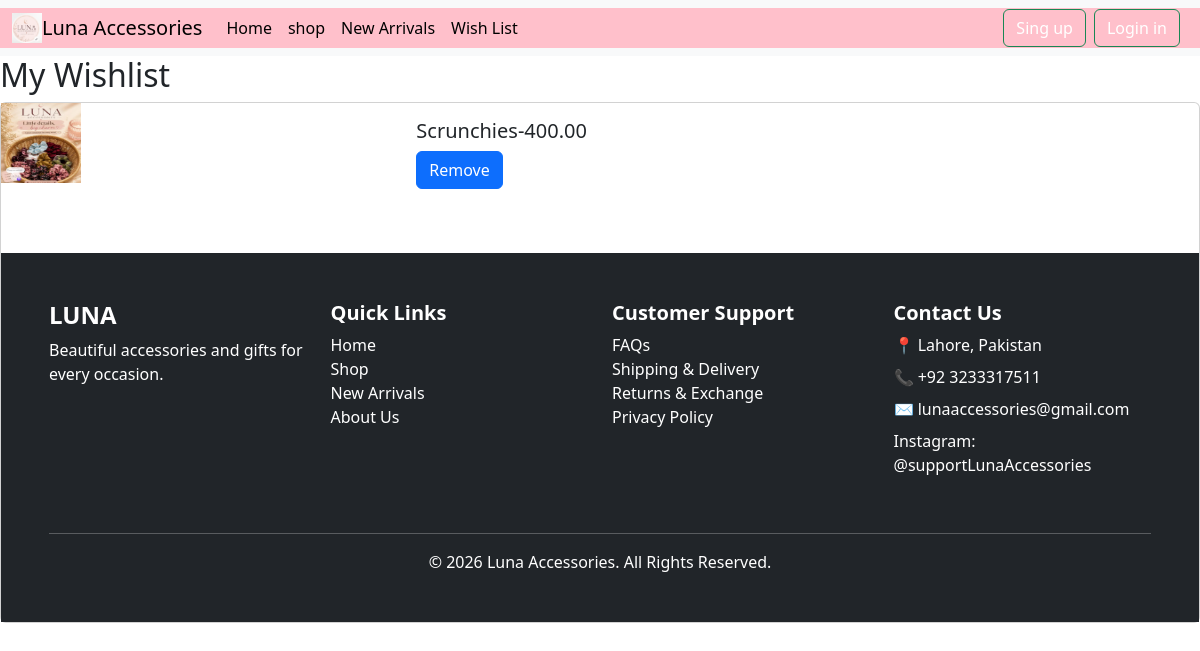
The app's page /wishlistpage/ with its own data.
### home/models.py (models this page shows, shortened)
class Wishlist(models.Model):
    item=models.ForeignKey(Product,blank=True,null=True,on_delete=models.CASCADE,related_name="wishlist")
    added_at=models.DateTimeField(auto_now_add=True)

class Product(models.Model):
 name=models.CharField(max_length=50)
 description=models.TextField(blank=True, null=True)
 price=models.DecimalField(max_digits=10,decimal_places=2,default=0)
 image=models.ImageField(upload_to='products/')
 category=models.CharField(max_length=100,default='general')

### home/views.py (the view)
# urls.py: path("wishlistpage/",views.wishlistpage,name="wishlistpage"),
def wishlistpage(request):
    items=Wishlist.objects.all()
    return render(request,'home/wishlistpage.html',{"items":items})

### home/templates/home/wishlistpage.html
{% extends 'home/base.html' %}
{% load static %}
{% block categories %}
<h2>My Wishlist</h2>
{% for i in items %}
<div class="card mb-3" style="">
  <div class="row g-0">
    <div class="col-md-4">
      <img src="{{ i.item.image.url}}" width="80" height="80">
    </div>
    <div class="col-md-8" style="">
      <div class="card-body">
        <h5 class="card-title">{{ i.item.name}}-{{i.item.price}}</h5>
      <a href="/wishlist_delete/{{i.id}}" class="btn btn-primary">Remove</a>
      </div>
    </div>
    {% endfor %}
      {% endblock %}

### records on screen
Wishlist: item.image (picture), item.name "Scrunchies", item.price "400.00"
